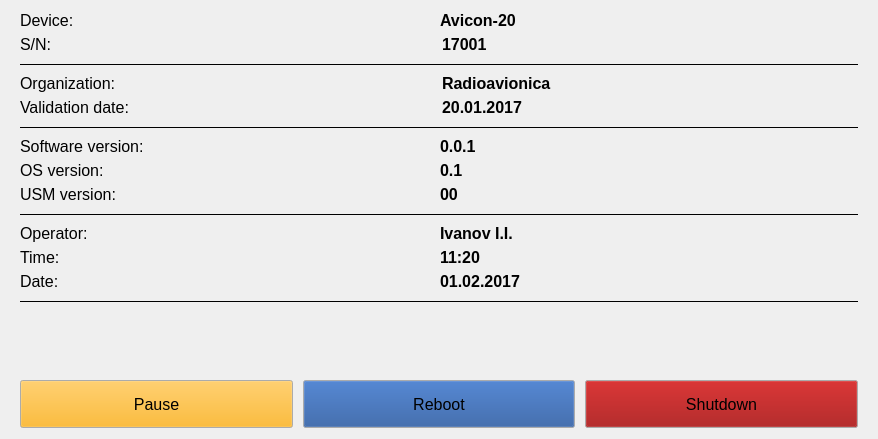
<?xml version="1.0" encoding="UTF-8"?>
<ui version="4.0">
 <class>SystemWidget</class>
 <widget class="QWidget" name="SystemWidget">
  <property name="geometry">
   <rect>
    <x>0</x>
    <y>0</y>
    <width>878</width>
    <height>439</height>
   </rect>
  </property>
  <property name="font">
   <font>
    <pointsize>12</pointsize>
   </font>
  </property>
  <property name="windowTitle">
   <string>Form</string>
  </property>
  <property name="autoFillBackground">
   <bool>true</bool>
  </property>
  <layout class="QVBoxLayout" name="verticalLayout_2">
   <property name="leftMargin">
    <number>20</number>
   </property>
   <property name="rightMargin">
    <number>20</number>
   </property>
   <item>
    <layout class="QVBoxLayout" name="verticalLayout">
     <property name="spacing">
      <number>5</number>
     </property>
     <property name="leftMargin">
      <number>0</number>
     </property>
     <property name="rightMargin">
      <number>0</number>
     </property>
     <item>
      <layout class="QHBoxLayout" name="horizontalLayout_2">
       <property name="spacing">
        <number>1</number>
       </property>
       <property name="bottomMargin">
        <number>0</number>
       </property>
       <item>
        <widget class="QLabel" name="label">
         <property name="text">
          <string>Device:</string>
         </property>
        </widget>
       </item>
       <item>
        <widget class="QLabel" name="label_2">
         <property name="font">
          <font>
           <weight>75</weight>
           <bold>true</bold>
          </font>
         </property>
         <property name="text">
          <string>Avicon-20</string>
         </property>
        </widget>
       </item>
      </layout>
     </item>
     <item>
      <layout class="QHBoxLayout" name="horizontalLayout_13">
       <property name="bottomMargin">
        <number>0</number>
       </property>
       <item>
        <widget class="QLabel" name="label_6">
         <property name="text">
          <string>S/N:</string>
         </property>
        </widget>
       </item>
       <item>
        <widget class="QLabel" name="serialNumber">
         <property name="font">
          <font>
           <weight>75</weight>
           <bold>true</bold>
          </font>
         </property>
         <property name="text">
          <string>17001</string>
         </property>
        </widget>
       </item>
      </layout>
     </item>
     <item>
      <widget class="Line" name="line_4">
       <property name="minimumSize">
        <size>
         <width>0</width>
         <height>10</height>
        </size>
       </property>
       <property name="frameShadow">
        <enum>QFrame::Plain</enum>
       </property>
       <property name="orientation">
        <enum>Qt::Horizontal</enum>
       </property>
      </widget>
     </item>
     <item>
      <layout class="QHBoxLayout" name="horizontalLayout_8">
       <property name="bottomMargin">
        <number>0</number>
       </property>
       <item>
        <widget class="QLabel" name="label_8">
         <property name="text">
          <string>Organization:</string>
         </property>
        </widget>
       </item>
       <item>
        <widget class="QLabel" name="orgName">
         <property name="font">
          <font>
           <weight>75</weight>
           <bold>true</bold>
          </font>
         </property>
         <property name="text">
          <string>Radioavionica</string>
         </property>
        </widget>
       </item>
      </layout>
     </item>
     <item>
      <layout class="QHBoxLayout" name="horizontalLayout_9">
       <property name="bottomMargin">
        <number>0</number>
       </property>
       <item>
        <widget class="QLabel" name="label_9">
         <property name="text">
          <string>Validation date:</string>
         </property>
        </widget>
       </item>
       <item>
        <widget class="QLabel" name="label_11">
         <property name="font">
          <font>
           <weight>75</weight>
           <bold>true</bold>
          </font>
         </property>
         <property name="text">
          <string>20.01.2017</string>
         </property>
        </widget>
       </item>
      </layout>
     </item>
     <item>
      <widget class="Line" name="line_3">
       <property name="minimumSize">
        <size>
         <width>0</width>
         <height>10</height>
        </size>
       </property>
       <property name="frameShadow">
        <enum>QFrame::Plain</enum>
       </property>
       <property name="orientation">
        <enum>Qt::Horizontal</enum>
       </property>
      </widget>
     </item>
     <item>
      <layout class="QHBoxLayout" name="horizontalLayout_10">
       <property name="spacing">
        <number>1</number>
       </property>
       <property name="bottomMargin">
        <number>0</number>
       </property>
       <item>
        <widget class="QLabel" name="label_4">
         <property name="text">
          <string>Software version:</string>
         </property>
        </widget>
       </item>
       <item>
        <widget class="QLabel" name="softwareVersionLabel">
         <property name="sizePolicy">
          <sizepolicy hsizetype="Preferred" vsizetype="Preferred">
           <horstretch>0</horstretch>
           <verstretch>0</verstretch>
          </sizepolicy>
         </property>
         <property name="font">
          <font>
           <weight>75</weight>
           <bold>true</bold>
          </font>
         </property>
         <property name="text">
          <string>0.0.1</string>
         </property>
        </widget>
       </item>
      </layout>
     </item>
     <item>
      <layout class="QHBoxLayout" name="horizontalLayout_14">
       <property name="spacing">
        <number>1</number>
       </property>
       <property name="bottomMargin">
        <number>0</number>
       </property>
       <item>
        <widget class="QLabel" name="label_7">
         <property name="text">
          <string>OS version:</string>
         </property>
        </widget>
       </item>
       <item>
        <widget class="QLabel" name="osVersionLabel">
         <property name="font">
          <font>
           <weight>75</weight>
           <bold>true</bold>
          </font>
         </property>
         <property name="text">
          <string>0.1</string>
         </property>
        </widget>
       </item>
      </layout>
     </item>
     <item>
      <layout class="QHBoxLayout" name="horizontalLayout_15">
       <property name="spacing">
        <number>1</number>
       </property>
       <property name="bottomMargin">
        <number>0</number>
       </property>
       <item>
        <widget class="QLabel" name="label_10">
         <property name="text">
          <string>USM version:</string>
         </property>
        </widget>
       </item>
       <item>
        <widget class="QLabel" name="versionLabel">
         <property name="font">
          <font>
           <weight>75</weight>
           <bold>true</bold>
          </font>
         </property>
         <property name="text">
          <string>00</string>
         </property>
        </widget>
       </item>
      </layout>
     </item>
     <item>
      <widget class="Line" name="line">
       <property name="minimumSize">
        <size>
         <width>0</width>
         <height>10</height>
        </size>
       </property>
       <property name="frameShadow">
        <enum>QFrame::Plain</enum>
       </property>
       <property name="orientation">
        <enum>Qt::Horizontal</enum>
       </property>
      </widget>
     </item>
     <item>
      <layout class="QHBoxLayout" name="horizontalLayout_3">
       <property name="spacing">
        <number>1</number>
       </property>
       <item>
        <widget class="QLabel" name="label_3">
         <property name="text">
          <string>Operator:</string>
         </property>
        </widget>
       </item>
       <item>
        <layout class="QHBoxLayout" name="horizontalLayout_4">
         <property name="spacing">
          <number>1</number>
         </property>
         <item>
          <widget class="QLabel" name="operatorLabel">
           <property name="font">
            <font>
             <weight>75</weight>
             <bold>true</bold>
            </font>
           </property>
           <property name="text">
            <string>Ivanov I.I.</string>
           </property>
          </widget>
         </item>
        </layout>
       </item>
      </layout>
     </item>
     <item>
      <layout class="QHBoxLayout" name="horizontalLayout_5" stretch="0,0">
       <property name="spacing">
        <number>1</number>
       </property>
       <property name="bottomMargin">
        <number>0</number>
       </property>
       <item>
        <widget class="QLabel" name="label_5">
         <property name="text">
          <string>Time:</string>
         </property>
        </widget>
       </item>
       <item>
        <widget class="QLabel" name="timeLabel">
         <property name="font">
          <font>
           <weight>75</weight>
           <bold>true</bold>
          </font>
         </property>
         <property name="text">
          <string>11:20</string>
         </property>
         <property name="alignment">
          <set>Qt::AlignLeading|Qt::AlignLeft|Qt::AlignVCenter</set>
         </property>
        </widget>
       </item>
      </layout>
     </item>
     <item>
      <layout class="QHBoxLayout" name="horizontalLayout_7">
       <property name="spacing">
        <number>1</number>
       </property>
       <property name="bottomMargin">
        <number>0</number>
       </property>
       <item>
        <widget class="QLabel" name="label_12">
         <property name="text">
          <string>Date:</string>
         </property>
        </widget>
       </item>
       <item>
        <widget class="QLabel" name="dateLabel">
         <property name="font">
          <font>
           <weight>75</weight>
           <bold>true</bold>
          </font>
         </property>
         <property name="text">
          <string>01.02.2017</string>
         </property>
         <property name="alignment">
          <set>Qt::AlignLeading|Qt::AlignLeft|Qt::AlignVCenter</set>
         </property>
        </widget>
       </item>
      </layout>
     </item>
     <item>
      <widget class="Line" name="line_2">
       <property name="minimumSize">
        <size>
         <width>0</width>
         <height>10</height>
        </size>
       </property>
       <property name="frameShadow">
        <enum>QFrame::Plain</enum>
       </property>
       <property name="orientation">
        <enum>Qt::Horizontal</enum>
       </property>
      </widget>
     </item>
     <item>
      <spacer name="verticalSpacer">
       <property name="orientation">
        <enum>Qt::Vertical</enum>
       </property>
       <property name="sizeHint" stdset="0">
        <size>
         <width>20</width>
         <height>40</height>
        </size>
       </property>
      </spacer>
     </item>
    </layout>
   </item>
   <item>
    <layout class="QHBoxLayout" name="horizontalLayout">
     <property name="spacing">
      <number>10</number>
     </property>
     <item>
      <widget class="QPushButton" name="pauseButton">
       <property name="minimumSize">
        <size>
         <width>48</width>
         <height>48</height>
        </size>
       </property>
       <property name="palette">
        <palette>
         <active>
          <colorrole role="Button">
           <brush brushstyle="SolidPattern">
            <color alpha="255">
             <red>255</red>
             <green>170</green>
             <blue>0</blue>
            </color>
           </brush>
          </colorrole>
          <colorrole role="ButtonText">
           <brush brushstyle="SolidPattern">
            <color alpha="255">
             <red>0</red>
             <green>0</green>
             <blue>0</blue>
            </color>
           </brush>
          </colorrole>
         </active>
         <inactive>
          <colorrole role="Button">
           <brush brushstyle="SolidPattern">
            <color alpha="255">
             <red>255</red>
             <green>170</green>
             <blue>0</blue>
            </color>
           </brush>
          </colorrole>
          <colorrole role="ButtonText">
           <brush brushstyle="SolidPattern">
            <color alpha="255">
             <red>0</red>
             <green>0</green>
             <blue>0</blue>
            </color>
           </brush>
          </colorrole>
         </inactive>
         <disabled>
          <colorrole role="Button">
           <brush brushstyle="SolidPattern">
            <color alpha="255">
             <red>255</red>
             <green>170</green>
             <blue>0</blue>
            </color>
           </brush>
          </colorrole>
          <colorrole role="ButtonText">
           <brush brushstyle="SolidPattern">
            <color alpha="255">
             <red>208</red>
             <green>208</green>
             <blue>208</blue>
            </color>
           </brush>
          </colorrole>
         </disabled>
        </palette>
       </property>
       <property name="focusPolicy">
        <enum>Qt::NoFocus</enum>
       </property>
       <property name="text">
        <string>Pause</string>
       </property>
       <property name="icon">
        <iconset resource="../resources.qrc">
         <normaloff>:/icons/resources/icons/music_pause_button.png</normaloff>:/icons/resources/icons/music_pause_button.png</iconset>
       </property>
       <property name="iconSize">
        <size>
         <width>32</width>
         <height>32</height>
        </size>
       </property>
      </widget>
     </item>
     <item>
      <widget class="QPushButton" name="rebootButton">
       <property name="minimumSize">
        <size>
         <width>48</width>
         <height>48</height>
        </size>
       </property>
       <property name="palette">
        <palette>
         <active>
          <colorrole role="Button">
           <brush brushstyle="SolidPattern">
            <color alpha="255">
             <red>31</red>
             <green>78</green>
             <blue>152</blue>
            </color>
           </brush>
          </colorrole>
          <colorrole role="ButtonText">
           <brush brushstyle="SolidPattern">
            <color alpha="255">
             <red>0</red>
             <green>0</green>
             <blue>0</blue>
            </color>
           </brush>
          </colorrole>
         </active>
         <inactive>
          <colorrole role="Button">
           <brush brushstyle="SolidPattern">
            <color alpha="255">
             <red>31</red>
             <green>78</green>
             <blue>152</blue>
            </color>
           </brush>
          </colorrole>
          <colorrole role="ButtonText">
           <brush brushstyle="SolidPattern">
            <color alpha="255">
             <red>0</red>
             <green>0</green>
             <blue>0</blue>
            </color>
           </brush>
          </colorrole>
         </inactive>
         <disabled>
          <colorrole role="Button">
           <brush brushstyle="SolidPattern">
            <color alpha="255">
             <red>31</red>
             <green>78</green>
             <blue>152</blue>
            </color>
           </brush>
          </colorrole>
          <colorrole role="ButtonText">
           <brush brushstyle="SolidPattern">
            <color alpha="255">
             <red>208</red>
             <green>208</green>
             <blue>208</blue>
            </color>
           </brush>
          </colorrole>
         </disabled>
        </palette>
       </property>
       <property name="focusPolicy">
        <enum>Qt::NoFocus</enum>
       </property>
       <property name="text">
        <string>Reboot</string>
       </property>
       <property name="icon">
        <iconset resource="../resources.qrc">
         <normaloff>:/icons/resources/icons/sys_icon_synchron.png</normaloff>:/icons/resources/icons/sys_icon_synchron.png</iconset>
       </property>
       <property name="iconSize">
        <size>
         <width>32</width>
         <height>32</height>
        </size>
       </property>
      </widget>
     </item>
     <item>
      <widget class="QPushButton" name="shutdownButton">
       <property name="minimumSize">
        <size>
         <width>48</width>
         <height>48</height>
        </size>
       </property>
       <property name="palette">
        <palette>
         <active>
          <colorrole role="Button">
           <brush brushstyle="SolidPattern">
            <color alpha="255">
             <red>152</red>
             <green>0</green>
             <blue>0</blue>
            </color>
           </brush>
          </colorrole>
          <colorrole role="ButtonText">
           <brush brushstyle="SolidPattern">
            <color alpha="255">
             <red>0</red>
             <green>0</green>
             <blue>0</blue>
            </color>
           </brush>
          </colorrole>
         </active>
         <inactive>
          <colorrole role="Button">
           <brush brushstyle="SolidPattern">
            <color alpha="255">
             <red>152</red>
             <green>0</green>
             <blue>0</blue>
            </color>
           </brush>
          </colorrole>
          <colorrole role="ButtonText">
           <brush brushstyle="SolidPattern">
            <color alpha="255">
             <red>0</red>
             <green>0</green>
             <blue>0</blue>
            </color>
           </brush>
          </colorrole>
         </inactive>
         <disabled>
          <colorrole role="Button">
           <brush brushstyle="SolidPattern">
            <color alpha="255">
             <red>152</red>
             <green>0</green>
             <blue>0</blue>
            </color>
           </brush>
          </colorrole>
          <colorrole role="ButtonText">
           <brush brushstyle="SolidPattern">
            <color alpha="255">
             <red>208</red>
             <green>208</green>
             <blue>208</blue>
            </color>
           </brush>
          </colorrole>
         </disabled>
        </palette>
       </property>
       <property name="focusPolicy">
        <enum>Qt::NoFocus</enum>
       </property>
       <property name="text">
        <string>Shutdown</string>
       </property>
       <property name="icon">
        <iconset resource="../resources.qrc">
         <normaloff>:/icons/resources/icons/weather_lightning.png</normaloff>:/icons/resources/icons/weather_lightning.png</iconset>
       </property>
       <property name="iconSize">
        <size>
         <width>32</width>
         <height>32</height>
        </size>
       </property>
      </widget>
     </item>
    </layout>
   </item>
  </layout>
 </widget>
 <resources>
  <include location="../resources.qrc"/>
 </resources>
 <connections/>
</ui>
